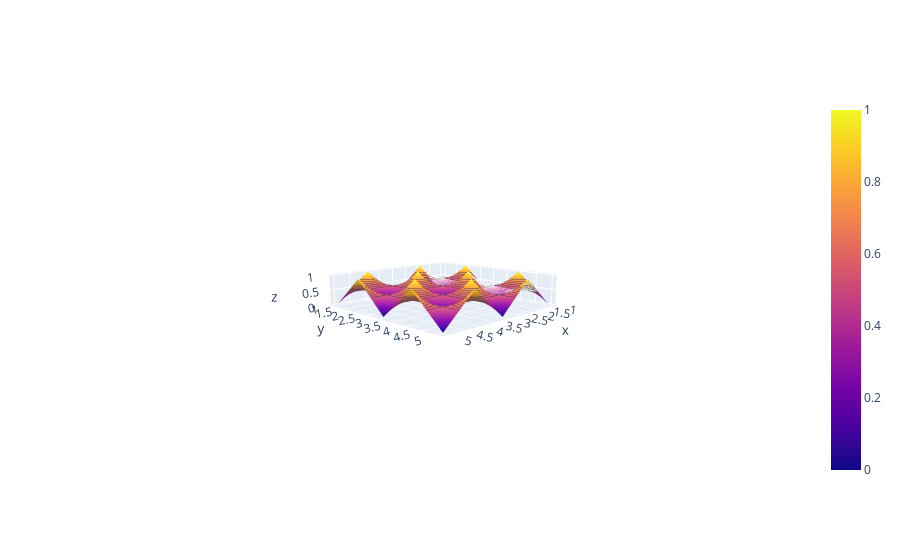

This figure's notebook cell:
### Code cell
import plotly.graph_objects as go

fig = go.Figure(go.Surface(
    contours = {
        "x": {"show": True, "start": 1.5, "end": 2, "size": 0.04, "color":"white"},
        "z": {"show": True, "start": 0.5, "end": 0.8, "size": 0.05}
    },
    x = [1,2,3,4,5],
    y = [1,2,3,4,5],
    z = [
        [0, 1, 0, 1, 0],
        [1, 0, 1, 0, 1],
        [0, 1, 0, 1, 0],
        [1, 0, 1, 0, 1],
        [0, 1, 0, 1, 0]
    ]))
fig.update_layout(
        scene = {
            "xaxis": {"nticks": 20},
            "zaxis": {"nticks": 4},
            'camera_eye': {"x": 0, "y": -1, "z": 0.5},
            "aspectratio": {"x": 1, "y": 1, "z": 0.2}
        })
fig.show()

### Figure 1 — Plotly figure (JSON) as saved in the notebook; plotly's stock layout.template omitted (floating-point values rounded to 4 significant figures)
{"data": [{"contours": {"x": {"color": "white", "end": 2, "show": true, "size": 0.04, "start": 1.5}, "z": {"end": 0.8, "show": true, "size": 0.05, "start": 0.5}}, "type": "surface", "x": [1, 2, 3, 4, 5], "y": [1, 2, 3, 4, 5], "z": [[0, 1, 0, 1, 0], [1, 0, 1, 0, 1], [0, 1, 0, 1, 0], [1, 0, 1, 0, 1], [0, 1, 0, 1, 0]]}], "layout": {"scene": {"aspectratio": {"x": 1, "y": 1, "z": 0.2}, "camera": {"eye": {"x": 2, "y": 2, "z": 0.5}}, "xaxis": {"nticks": 20}, "zaxis": {"nticks": 4}}}}
